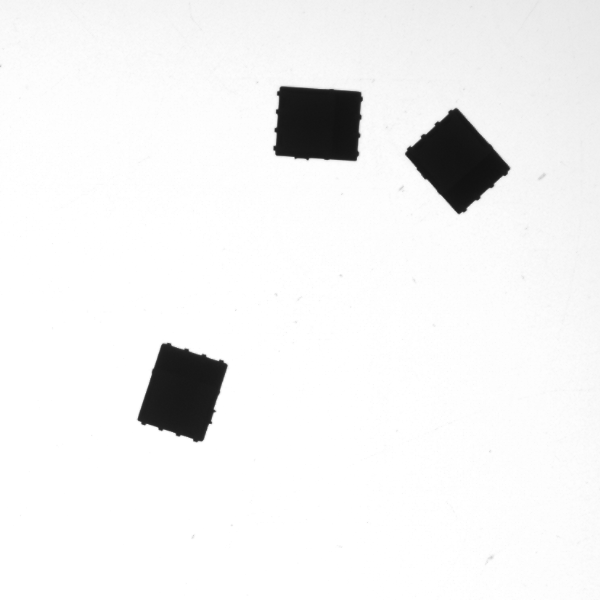
#> input picture Github_Code/OpenCV-Python-Tutorial-master/ch25-斑点检测/blob.png, 600 x 600 px
$ python 'blob面积.py'
#> lines starting #> are read from the running program, lines starting #| are printed output that depends on the picture; after the words box and inside, x2 and y2 are one past the last pixel; in counts of white or black regions, pixels touching at a corner belong together
import cv2
from matplotlib import pyplot as plt


def imshow(img, name="default"):
    temp = cv2.cvtColor(img, cv2.COLOR_BGR2RGB)
    plt.figure(figsize=(5, 5))
    plt.title(name, fontsize='xx-large')
    plt.imshow(temp)


"""
寻找轮廓是针对白色物体的，一定要保证物体是白色，而背景是黑色，不然很多人在寻找轮廓时会找到图片最外面的一个框。
"""

img = cv2.imread("blob.png")
#> img is the input picture: shape (600, 600, 3); min 17, max 255, mean 240.8
gray = cv2.cvtColor(img, cv2.COLOR_BGR2GRAY)  # 转换为灰度图
# _, dst = cv2.threshold(gray, 128, 255, cv2.THRESH_BINARY_INV)  # 这里只需要使用简单二值化就行
dst = cv2.adaptiveThreshold(gray, 255, cv2.ADAPTIVE_THRESH_MEAN_C, cv2.THRESH_BINARY_INV, 101, 100)  # 大津二值化
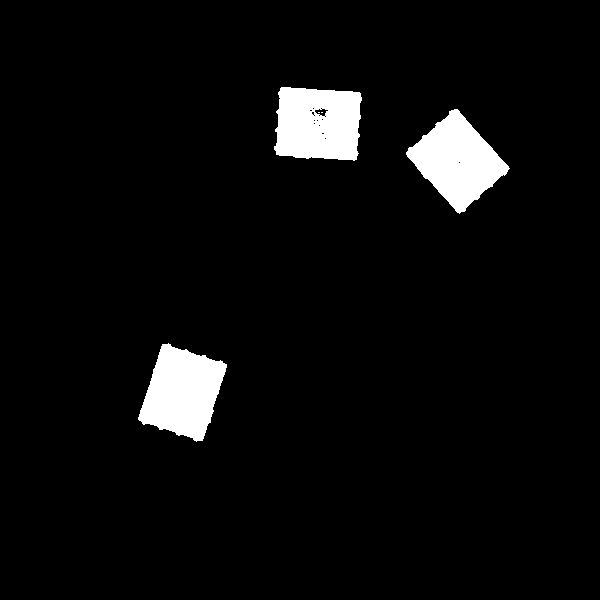
#> dst: shape (600, 600); 4.7% white; 5 white regions (2 under 20 px), largest, box (x1, y1, x2, y2) and area: (406, 109, 510, 214) 5646, (138, 343, 227, 442) 5623, (274, 87, 362, 161) 5562
element = cv2.getStructuringElement(cv2.MORPH_CROSS, (3, 3))  # 形态学去噪
dst = cv2.morphologyEx(dst, cv2.MORPH_OPEN, element)  # 开运算去噪
#> dst: shape (600, 600); 4.7% white; 3 white regions

# 检测轮廓
contours, hierarchy = cv2.findContours(dst, cv2.RETR_EXTERNAL, cv2.CHAIN_APPROX_SIMPLE)
#> contours = 3 contours; box (x1, y1, x2, y2) and area: (406, 109, 510, 214) 5524, (274, 87, 362, 161) 5486, (138, 343, 227, 442) 5474
cv2.drawContours(img, contours, -1, (0, 0, 255), 5)  # 绘制轮廓
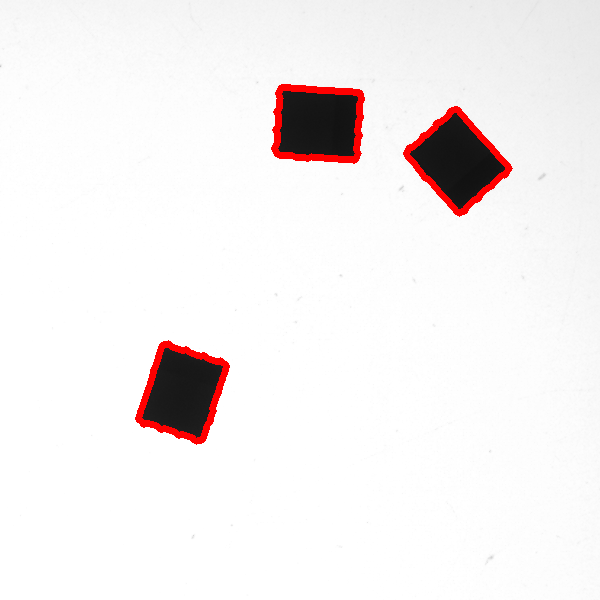
#> img: shape (600, 600, 3); 1.66% of pixels changed, all inside (x1, y1, x2, y2) = (135, 84, 513, 445)

count = 0  # 米粒总数
ares_avrg = 0  # 米粒平均
# 遍历找到的所有米粒
for cont in contours:

    ares = cv2.contourArea(cont)  # 计算包围性状的面积

    if ares < 50:  # 过滤面积小于10的形状
        continue
    count += 1  # 总体计数加1
    ares_avrg += ares

    print("{}-blob:{}".format(count, ares), end="  ")  # 打印出每个米粒的面积

    rect = cv2.boundingRect(cont)  # 提取矩形坐标

    print("x:{} y:{}".format(rect[0], rect[1]))  # 打印坐标

    cv2.rectangle(img, rect, (0, 255, 0), 3)  # 绘制矩形

    y = 10 if rect[1] < 10 else rect[1]  # 防止编号到图片之外

    cv2.putText(img, str(count), (rect[0], y), cv2.FONT_HERSHEY_COMPLEX, 0.4, (0, 255, 0), 1)  # 在米粒左上角写上编号
#> this loop made 3 passes
#> (ares, ares_avrg, rect, y) on passes 1 to 3: (5474, 5474, (138, 343, 89, 99), 343), (5524, 10998, (406, 109, 104, 105), 109), (5486, 16484, (274, 87, 88, 74), 87)
#| 1-blob:5474.0  x:138 y:343
#| 2-blob:5524.0  x:406 y:109
#| 3-blob:5486.0  x:274 y:87
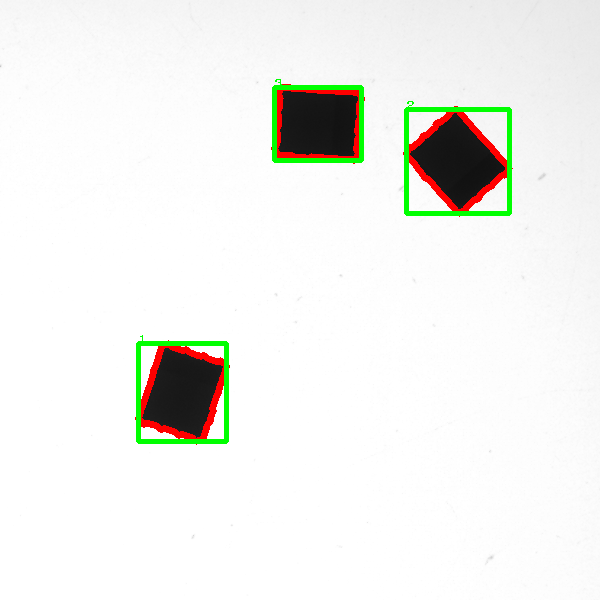
#> img: shape (600, 600, 3); 1.54% of pixels changed, all inside (x1, y1, x2, y2) = (136, 79, 512, 444)
#> after the loop, ares_avrg = 16484; count = 3

print(f"米粒平均面积:{round(ares_avrg / ares, 2)}")  # 打印出每个米粒的面积
#| 米粒平均面积:3.0

cv2.namedWindow("src", 1)  # 创建一个窗口
cv2.imshow('src', img)  # 显示原始图片

cv2.waitKey(0)
